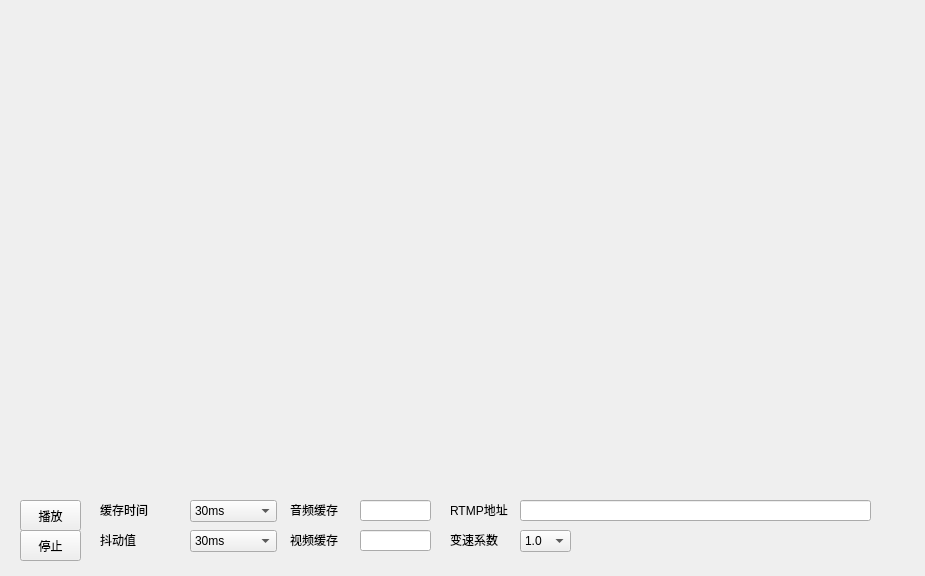
<?xml version="1.0" encoding="UTF-8"?>
<ui version="4.0">
 <class>MainWindow</class>
 <widget class="QMainWindow" name="MainWindow">
  <property name="geometry">
   <rect>
    <x>0</x>
    <y>0</y>
    <width>925</width>
    <height>576</height>
   </rect>
  </property>
  <property name="windowTitle">
   <string>零声教育RTMP播放器</string>
  </property>
  <widget class="QWidget" name="centralWidget">
   <widget class="QPushButton" name="playButton">
    <property name="geometry">
     <rect>
      <x>20</x>
      <y>500</y>
      <width>61</width>
      <height>31</height>
     </rect>
    </property>
    <property name="text">
     <string>播放</string>
    </property>
   </widget>
   <widget class="QPushButton" name="stopButton">
    <property name="geometry">
     <rect>
      <x>20</x>
      <y>530</y>
      <width>61</width>
      <height>31</height>
     </rect>
    </property>
    <property name="text">
     <string>停止</string>
    </property>
   </widget>
   <widget class="QLineEdit" name="urlEdit">
    <property name="geometry">
     <rect>
      <x>520</x>
      <y>500</y>
      <width>351</width>
      <height>21</height>
     </rect>
    </property>
   </widget>
   <widget class="QLabel" name="urlLabel">
    <property name="geometry">
     <rect>
      <x>450</x>
      <y>500</y>
      <width>81</width>
      <height>20</height>
     </rect>
    </property>
    <property name="text">
     <string>RTMP地址</string>
    </property>
   </widget>
   <widget class="QPainterDrawable" name="videoWidget" native="true">
    <property name="geometry">
     <rect>
      <x>40</x>
      <y>10</y>
      <width>841</width>
      <height>480</height>
     </rect>
    </property>
   </widget>
   <widget class="QLabel" name="label">
    <property name="geometry">
     <rect>
      <x>100</x>
      <y>500</y>
      <width>71</width>
      <height>20</height>
     </rect>
    </property>
    <property name="text">
     <string>缓存时间</string>
    </property>
   </widget>
   <widget class="QComboBox" name="bufDurationBox">
    <property name="geometry">
     <rect>
      <x>190</x>
      <y>500</y>
      <width>87</width>
      <height>22</height>
     </rect>
    </property>
    <item>
     <property name="text">
      <string>30ms</string>
     </property>
    </item>
    <item>
     <property name="text">
      <string>100ms</string>
     </property>
    </item>
    <item>
     <property name="text">
      <string>200ms</string>
     </property>
    </item>
    <item>
     <property name="text">
      <string>400ms</string>
     </property>
    </item>
    <item>
     <property name="text">
      <string>600ms</string>
     </property>
    </item>
    <item>
     <property name="text">
      <string>800ms</string>
     </property>
    </item>
    <item>
     <property name="text">
      <string>1000ms</string>
     </property>
    </item>
    <item>
     <property name="text">
      <string>2000ms</string>
     </property>
    </item>
    <item>
     <property name="text">
      <string>4000ms</string>
     </property>
    </item>
   </widget>
   <widget class="QLabel" name="label_2">
    <property name="geometry">
     <rect>
      <x>100</x>
      <y>530</y>
      <width>71</width>
      <height>20</height>
     </rect>
    </property>
    <property name="text">
     <string>抖动值</string>
    </property>
   </widget>
   <widget class="QComboBox" name="jitterBufBox">
    <property name="geometry">
     <rect>
      <x>190</x>
      <y>530</y>
      <width>87</width>
      <height>22</height>
     </rect>
    </property>
    <item>
     <property name="text">
      <string>30ms</string>
     </property>
    </item>
    <item>
     <property name="text">
      <string>100ms</string>
     </property>
    </item>
    <item>
     <property name="text">
      <string>200ms</string>
     </property>
    </item>
    <item>
     <property name="text">
      <string>400ms</string>
     </property>
    </item>
    <item>
     <property name="text">
      <string>600ms</string>
     </property>
    </item>
    <item>
     <property name="text">
      <string>800ms</string>
     </property>
    </item>
    <item>
     <property name="text">
      <string>1000ms</string>
     </property>
    </item>
   </widget>
   <widget class="QLabel" name="label_3">
    <property name="geometry">
     <rect>
      <x>450</x>
      <y>530</y>
      <width>71</width>
      <height>20</height>
     </rect>
    </property>
    <property name="text">
     <string>变速系数</string>
    </property>
   </widget>
   <widget class="QComboBox" name="speedBox">
    <property name="geometry">
     <rect>
      <x>520</x>
      <y>530</y>
      <width>51</width>
      <height>22</height>
     </rect>
    </property>
    <item>
     <property name="text">
      <string>1.0</string>
     </property>
    </item>
    <item>
     <property name="text">
      <string>1.2</string>
     </property>
    </item>
    <item>
     <property name="text">
      <string>1.5</string>
     </property>
    </item>
    <item>
     <property name="text">
      <string>2</string>
     </property>
    </item>
   </widget>
   <widget class="QLabel" name="label_5">
    <property name="geometry">
     <rect>
      <x>290</x>
      <y>500</y>
      <width>71</width>
      <height>20</height>
     </rect>
    </property>
    <property name="text">
     <string>音频缓存</string>
    </property>
   </widget>
   <widget class="QLabel" name="label_7">
    <property name="geometry">
     <rect>
      <x>290</x>
      <y>530</y>
      <width>71</width>
      <height>20</height>
     </rect>
    </property>
    <property name="text">
     <string>视频缓存</string>
    </property>
   </widget>
   <widget class="QLineEdit" name="audioBufEdit">
    <property name="geometry">
     <rect>
      <x>360</x>
      <y>500</y>
      <width>71</width>
      <height>21</height>
     </rect>
    </property>
   </widget>
   <widget class="QLineEdit" name="videoBufEdit">
    <property name="geometry">
     <rect>
      <x>360</x>
      <y>530</y>
      <width>71</width>
      <height>21</height>
     </rect>
    </property>
   </widget>
   <zorder>videoWidget</zorder>
   <zorder>playButton</zorder>
   <zorder>stopButton</zorder>
   <zorder>urlEdit</zorder>
   <zorder>urlLabel</zorder>
   <zorder>label</zorder>
   <zorder>bufDurationBox</zorder>
   <zorder>label_2</zorder>
   <zorder>jitterBufBox</zorder>
   <zorder>label_3</zorder>
   <zorder>speedBox</zorder>
   <zorder>label_5</zorder>
   <zorder>label_7</zorder>
   <zorder>audioBufEdit</zorder>
   <zorder>videoBufEdit</zorder>
  </widget>
 </widget>
 <layoutdefault spacing="6" margin="11"/>
 <customwidgets>
  <customwidget>
   <class>QPainterDrawable</class>
   <extends>QWidget</extends>
   <header>qpainterdrawable.h</header>
   <container>1</container>
  </customwidget>
 </customwidgets>
 <resources/>
 <connections/>
</ui>
